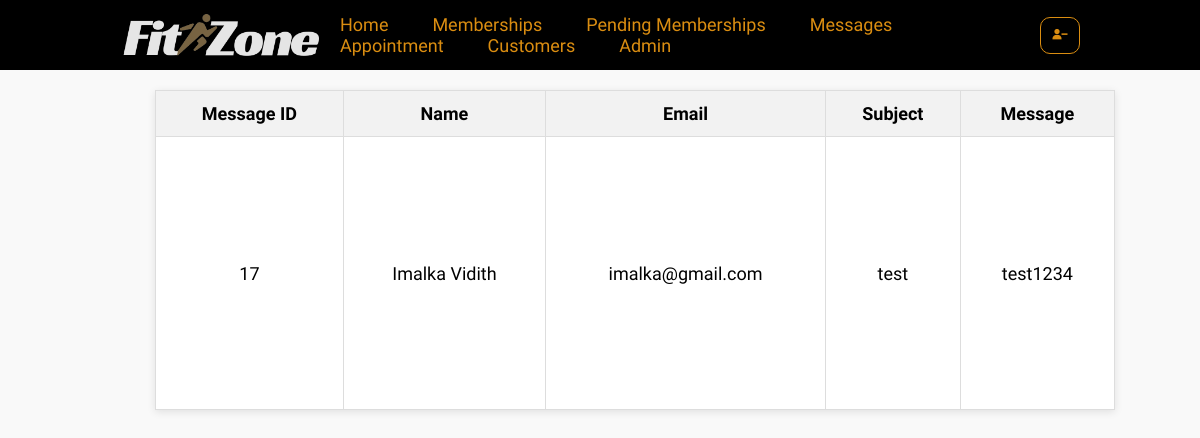
Page /Admin/message.php on the committed database.
### tables this page shows
CREATE TABLE `messages` (
  `id` int(11) NOT NULL,
  `name` varchar(50) NOT NULL,
  `email` varchar(50) NOT NULL,
  `subject` varchar(100) NOT NULL,
  `message` text NOT NULL
);

### Admin/message.php (the view, shortened to what this page needs)
<?php
require 'connect.php';
$query = "SELECT * FROM messages";
$result = $conn->query($query);
?>
<!DOCTYPE html>
<html lang="en">
<head>
    <link rel="stylesheet" href="message.css">
    <link rel="stylesheet" href="https://unpkg.com/boxicons@latest/css/boxicons.min.css" />
    <link href="https://cdn.jsdelivr.net/npm/remixicon@4.2.0/fonts/remixicon.css" rel="stylesheet" />
</head>
<body>
<header id="top">
<img src="../img/FZ_logo01.png" alt="" class="logo" />
<nav>
    <ul class="nav_links">
        <li><a href="adminHome.php">Home</a></li>
          <li><a href="uploadProduct.php">Memberships</a></li>
          <li><a href="orders.php">Pending Memberships</a></li>
          <li><a href="message.php">Messages</a></li>
          <li><a href="appointmentManage.php">Appointment</a></li>
          <li><a href="customers.php">Customers</a></li>
          <li><a href="admin.php">Admin</a></li>
        </ul>
    </nav>
    <p>
        <a href="../loginUI.php" class="logout-icon"><i class="bx bxs-user-minus"></i></a>
    </p>
</header>
<table>
    <thead>
        <tr>
            <th>Message ID</th>
            <th>Name</th>
            <th>Email</th>
            <th>Subject</th>
            <th>Message</th>
        </tr>
    </thead>
    <tbody>
        <?php
        if ($result->num_rows > 0) {
            while($row = $result->fetch_assoc()) {
                echo "<tr>";
                echo "<td>" . $row['id'] . "</td>";
                echo "<td>" . $row['name'] . "</td>";
                echo "<td>" . $row['email'] . "</td>";
                echo "<td>" . $row['subject'] . "</td>";
                echo "<td>" . $row['message'] . "</td>";
                echo "</tr>";
            }
        } else {
            echo "<tr><td colspan='5'>No messages found</td></tr>";
        }
        ?>
    </tbody>
</table>
</body>
</html>

### Admin/message.css (style rules this page uses)
* { padding: 0; margin: 0; box-sizing: border-box; list-style: none; text-decoration: none; font-family: "Afacad", sans-serif; }
body { justify-content: center; align-items: center; height: 100vh; font-family: Arial, sans-serif; background-color: #f9f9f9; margin: 0; padding: 0; justify-content: center; }
html { scroll-behavior: smooth; }
:root { --bg--color: #ffffff; --text-color: #111111; --main-color: #333333; --other-color: #8e8e8e; --second-color: #1d1d1d; --brown-color: #bfa57d; --darkred-color: #da8d11; --lightred-color: #da8d11; }
li, a, button { font-weight: 500; font-size: 18px; color: #da8d11; }
header { display: flex; justify-content: space-between; align-items: center; padding: 5px 10%; background-color: black; position: sticky; top: 0; z-index: 1000; }
.logo { width: 200px; cursor: pointer; }
.nav_links { list-style: none; }
.nav_links li { display: inline-block; padding: 0px 20px; }
.nav_links li a { transition: all 0.3s ease; }
.logout-icon { margin-left: 15px; color: #da8d11; border: 1px solid #da8d11; padding: 7px 10px; border-radius: 10px; transition: all 0.5s ease; }
table { border-collapse: collapse; margin-top: 20px; margin-left: 155px; padding: 40px; font-size: 18px; text-align: center; background-color: white; box-shadow: 0 2px 8px rgba(0, 0, 0, 0.1); justify-content: center; align-items: center; height: 40vh; width: 80%; }
th, td { padding: 12px; border: 1px solid #ddd; }
th { background-color: #f2f2f2; font-weight: bold; }
img { width: 60px; height: 60px; object-fit: cover; }

### rows in the picture
messages: id "17", name "Imalka Vidith", email "imalka@gmail.com", subject "test", message "test1234"
